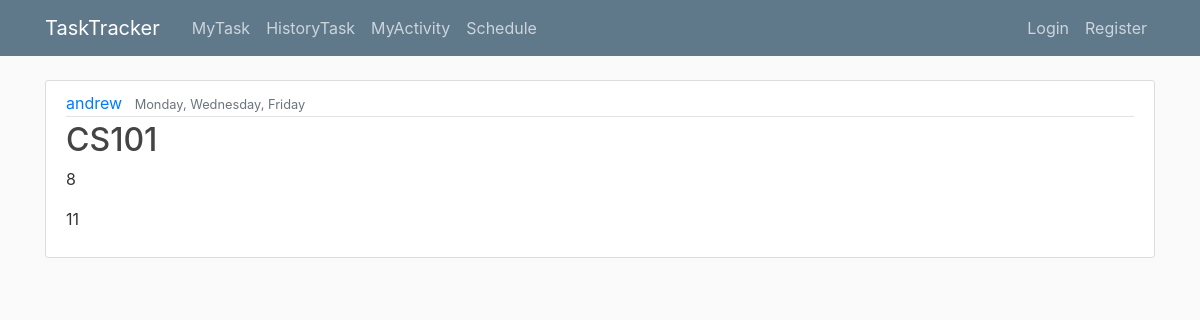
Screenshot of /activity/3/ with the database file from the repository.
### main/models.py (models this page shows, shortened)
class Activity(models.Model):
    MY_CHOICES = (
        ('Mon', 'Monday'),
        ('Tue', 'Tuesday'),
        ('Wed', 'Wednesday'),
        ('Thu', 'Thursday'),
        ('Fri', 'Friday'),
        ('Sat', 'Saturday'),
        ('Sun', 'Sunday'),
    )
    activityname= models.CharField(max_length=100)
    starttime= models.PositiveIntegerField()
    endtime= models.PositiveIntegerField()
    repeat = MultiSelectField(choices=MY_CHOICES)
    activityuser =models.ForeignKey(User, on_delete=models.CASCADE)
    objects = models.Manager()

### main/views.py (the view)
# urls.py: path('activity/<int:pk>/', ActivityDetailView.as_view(),name='activity-detail'),
class ActivityDetailView(DetailView):
    model = Activity

### main/templates/main/activity_detail.html (shortened to what this page needs)
{% extends "main/base.html" %}
{% block content %}
<article class="media content-section">
  <div class="media-body">
    <div class="article-metadata">
      <a class="mr-2" href="#">{{ object.activityuser }}</a>
      <small class="text-muted">{{ activity.repeat }}</small>
    </div>
    <h2 class="article-title">{{ object.activityname }}</h2>
    <p class="article-content">{{ object.starttime }}</p>
    <p class="article-content">{{ object.endtime }}</p>
  </div>
</article>
{% endblock content %}

### main/static/main/main.css (style rules this page uses)
body { background: #fafafa; color: #333333; margin-top: 5rem; }
h1, h2, h3, h4, h5, h6 { color: #444444; }
.content-section { background: #ffffff; padding: 10px 20px; border: 1px solid #dddddd; border-radius: 3px; margin-bottom: 20px; }
.article-title { color: #444444; }
.article-content { white-space: pre-line; }
.article-metadata { padding-bottom: 1px; margin-bottom: 4px; border-bottom: 1px solid #e3e3e3 }

### rows the page displays
Activity: activityuser "andrew", repeat "Monday, Wednesday, Friday", activityname "CS101", starttime "8", endtime "11"
